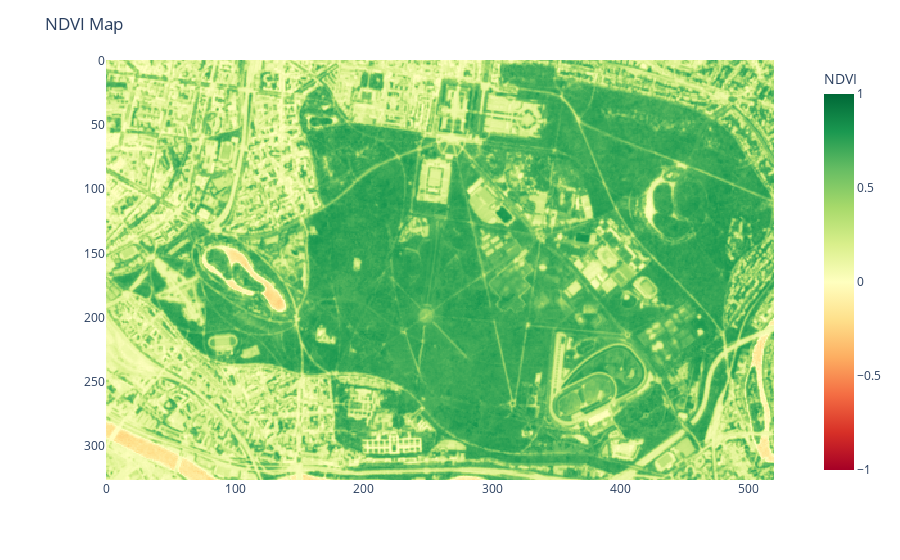

This figure's notebook cell:
### Code cell
plot_ndvi(np_image)

### Figure 1 — Plotly figure (JSON) as saved in the notebook; plotly's stock layout.template omitted (floating-point values rounded to 4 significant figures; data arrays with more than 128 entries replaced by an {"elided": "..."} marker saying what was removed)
{"data": [{"coloraxis": "coloraxis", "hovertemplate": "NDVI: %{z}<extra></extra>", "name": "0", "type": "heatmap", "xaxis": "x", "yaxis": "y", "z": {"elided": "327x520 float values"}}], "layout": {"coloraxis": {"cmax": 1, "cmin": -1, "colorbar": {"title": {"text": "NDVI"}}, "colorscale": [[0, "rgb(165,0,38)"], [0.1, "rgb(215,48,39)"], [0.2, "rgb(244,109,67)"], [0.3, "rgb(253,174,97)"], [0.4, "rgb(254,224,139)"], [0.5, "rgb(255,255,191)"], [0.6, "rgb(217,239,139)"], [0.7, "rgb(166,217,106)"], [0.8, "rgb(102,189,99)"], [0.9, "rgb(26,152,80)"], [1, "rgb(0,104,55)"]]}, "margin": {"t": 60}, "title": {"text": "NDVI Map"}, "xaxis": {"anchor": "y", "constrain": "domain", "domain": [0, 1], "scaleanchor": "y"}, "yaxis": {"anchor": "x", "autorange": "reversed", "constrain": "domain", "domain": [0, 1]}}}
